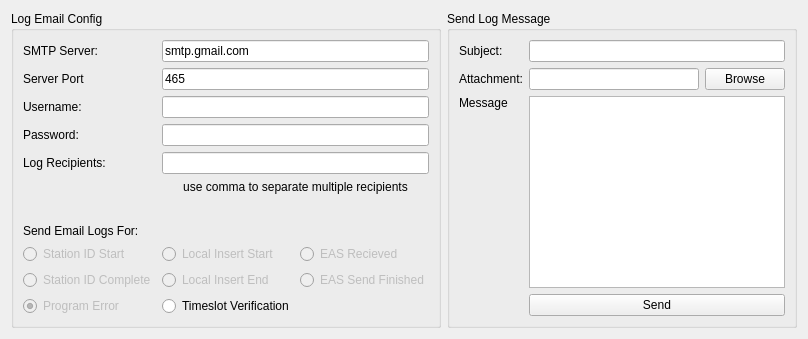
      <widget class="QWidget" name="tab_5">
       <attribute name="title">
        <string>Email Logs</string>
       </attribute>
       <layout class="QGridLayout" name="gridLayout_12">
        <item row="0" column="1" rowspan="2">
         <widget class="QGroupBox" name="groupBox_9">
          <property name="title">
           <string>Send Log Message</string>
          </property>
          <layout class="QGridLayout" name="gridLayout_6">
           <item row="0" column="0">
            <widget class="QLabel" name="label_27">
             <property name="text">
              <string>Subject:</string>
             </property>
            </widget>
           </item>
           <item row="0" column="1">
            <widget class="QLineEdit" name="subject"/>
           </item>
           <item row="1" column="0">
            <widget class="QLabel" name="label_28">
             <property name="text">
              <string>Attachment:</string>
             </property>
            </widget>
           </item>
           <item row="1" column="1">
            <layout class="QHBoxLayout" name="horizontalLayout_3">
             <item>
              <widget class="QLineEdit" name="file"/>
             </item>
             <item>
              <widget class="QPushButton" name="browseBtn">
               <property name="text">
                <string>Browse</string>
               </property>
              </widget>
             </item>
            </layout>
           </item>
           <item row="2" column="0">
            <widget class="QLabel" name="label_30">
             <property name="text">
              <string>Message</string>
             </property>
             <property name="alignment">
              <set>Qt::AlignLeading|Qt::AlignLeft|Qt::AlignTop</set>
             </property>
            </widget>
           </item>
           <item row="2" column="1">
            <widget class="QPlainTextEdit" name="msg">
             <property name="sizeAdjustPolicy">
              <enum>QAbstractScrollArea::AdjustIgnored</enum>
             </property>
            </widget>
           </item>
           <item row="3" column="1">
            <widget class="QPushButton" name="sendBtn">
             <property name="text">
              <string>Send</string>
             </property>
            </widget>
           </item>
          </layout>
         </widget>
        </item>
        <item row="0" column="0" rowspan="2">
         <widget class="QGroupBox" name="groupBox_4">
          <property name="enabled">
           <bool>true</bool>
          </property>
          <property name="title">
           <string>Log Email Config</string>
          </property>
          <layout class="QGridLayout" name="gridLayout_5">
           <item row="1" column="1" colspan="2">
            <widget class="QLineEdit" name="server">
             <property name="text">
              <string>smtp.gmail.com</string>
             </property>
            </widget>
           </item>
           <item row="1" column="0">
            <widget class="QLabel" name="label_24">
             <property name="text">
              <string>SMTP Server:</string>
             </property>
            </widget>
           </item>
           <item row="2" column="0">
            <widget class="QLabel" name="label_25">
             <property name="text">
              <string>Server Port</string>
             </property>
            </widget>
           </item>
           <item row="2" column="1" colspan="2">
            <widget class="QLineEdit" name="port">
             <property name="text">
              <string>465</string>
             </property>
            </widget>
           </item>
           <item row="4" column="1" colspan="2">
            <widget class="QLineEdit" name="paswd">
             <property name="inputMethodHints">
              <set>Qt::ImhHiddenText|Qt::ImhNoAutoUppercase|Qt::ImhNoPredictiveText|Qt::ImhSensitiveData</set>
             </property>
             <property name="echoMode">
              <enum>QLineEdit::Password</enum>
             </property>
            </widget>
           </item>
           <item row="3" column="0">
            <widget class="QLabel" name="label_23">
             <property name="text">
              <string>Username:</string>
             </property>
            </widget>
           </item>
           <item row="4" column="0">
            <widget class="QLabel" name="label_22">
             <property name="text">
              <string>Password:</string>
             </property>
            </widget>
           </item>
           <item row="6" column="1" colspan="2">
            <widget class="QLabel" name="label_40">
             <property name="text">
              <string>use comma to separate multiple recipients</string>
             </property>
             <property name="alignment">
              <set>Qt::AlignHCenter|Qt::AlignTop</set>
             </property>
            </widget>
           </item>
           <item row="5" column="0">
            <widget class="QLabel" name="label_26">
             <property name="text">
              <string>Log Recipients:</string>
             </property>
            </widget>
           </item>
           <item row="5" column="1" colspan="2">
            <widget class="QLineEdit" name="rcpt"/>
           </item>
           <item row="3" column="1" colspan="2">
            <widget class="QLineEdit" name="uname"/>
           </item>
           <item row="9" column="1">
            <widget class="QRadioButton" name="radioButton">
             <property name="enabled">
              <bool>false</bool>
             </property>
             <property name="text">
              <string>Local Insert End</string>
             </property>
            </widget>
           </item>
           <item row="9" column="2">
            <widget class="QRadioButton" name="radioButton_2">
             <property name="enabled">
              <bool>false</bool>
             </property>
             <property name="text">
              <string>EAS Send Finished</string>
             </property>
            </widget>
           </item>
           <item row="8" column="2">
            <widget class="QRadioButton" name="radioButton_4">
             <property name="enabled">
              <bool>false</bool>
             </property>
             <property name="text">
              <string>EAS Recieved</string>
             </property>
            </widget>
           </item>
           <item row="8" column="1">
            <widget class="QRadioButton" name="radioButton_3">
             <property name="enabled">
              <bool>false</bool>
             </property>
             <property name="text">
              <string>Local Insert Start</string>
             </property>
            </widget>
           </item>
           <item row="9" column="0">
            <widget class="QRadioButton" name="radioButton_5">
             <property name="enabled">
              <bool>false</bool>
             </property>
             <property name="text">
              <string>Station ID Complete</string>
             </property>
            </widget>
           </item>
           <item row="8" column="0">
            <widget class="QRadioButton" name="radioButton_6">
             <property name="enabled">
              <bool>false</bool>
             </property>
             <property name="text">
              <string>Station ID Start</string>
             </property>
            </widget>
           </item>
           <item row="6" column="0">
            <widget class="QLabel" name="label_9">
             <property name="text">
              <string>Send Email Logs For:</string>
             </property>
             <property name="alignment">
              <set>Qt::AlignBottom|Qt::AlignLeading|Qt::AlignLeft</set>
             </property>
            </widget>
           </item>
           <item row="10" column="0">
            <widget class="QRadioButton" name="radioButton_8">
             <property name="enabled">
              <bool>false</bool>
             </property>
             <property name="text">
              <string>Program Error</string>
             </property>
             <property name="checked">
              <bool>true</bool>
             </property>
            </widget>
           </item>
           <item row="10" column="1">
            <widget class="QRadioButton" name="radioButton_9">
             <property name="text">
              <string>Timeslot Verification</string>
             </property>
            </widget>
           </item>
          </layout>
         </widget>
        </item>
       </layout>
      </widget>
